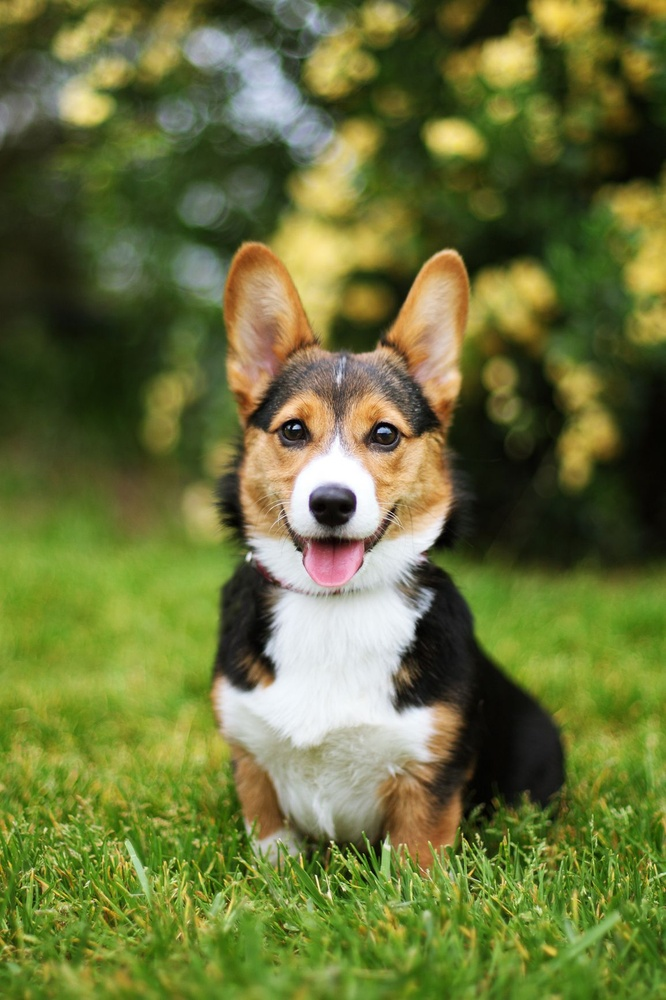
#> input picture dog.jpg, 666 x 1000 px, shrunk from 1155 x 1733 before the run, found by its file name
$ jupyter execute prac-02.ipynb
#> lines starting #> are read from the running program, lines starting #| are printed output that depends on the picture
[cell 1]
import numpy as np
import cv2
import matplotlib.pyplot as plt

[cell 2]
image = cv2.imread("dog.jpg", cv2.IMREAD_GRAYSCALE)
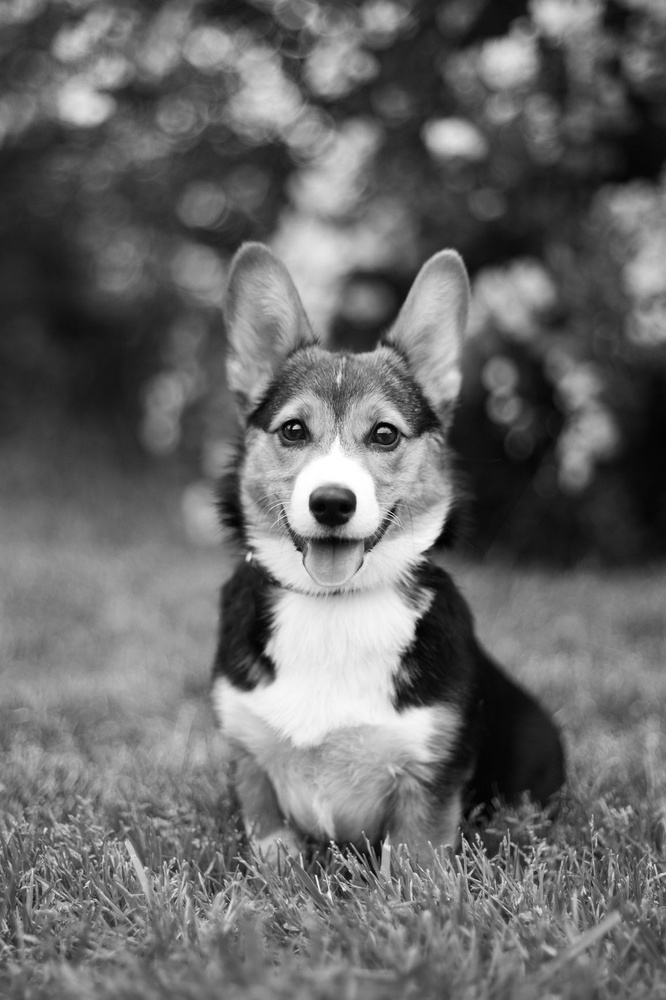
#> image: shape (1000, 666); min 0, max 255, mean 105.1
plt.imshow(image, cmap="gray")
plt.show()

[cell 3]
def add_salt_pepper_noise(image, probability=0.3):
#> called with probability = 0.5
    noisy = image.copy()

    random = np.random.rand(*image.shape)

    noisy[random < probability / 2] = 0      # Pepper noise
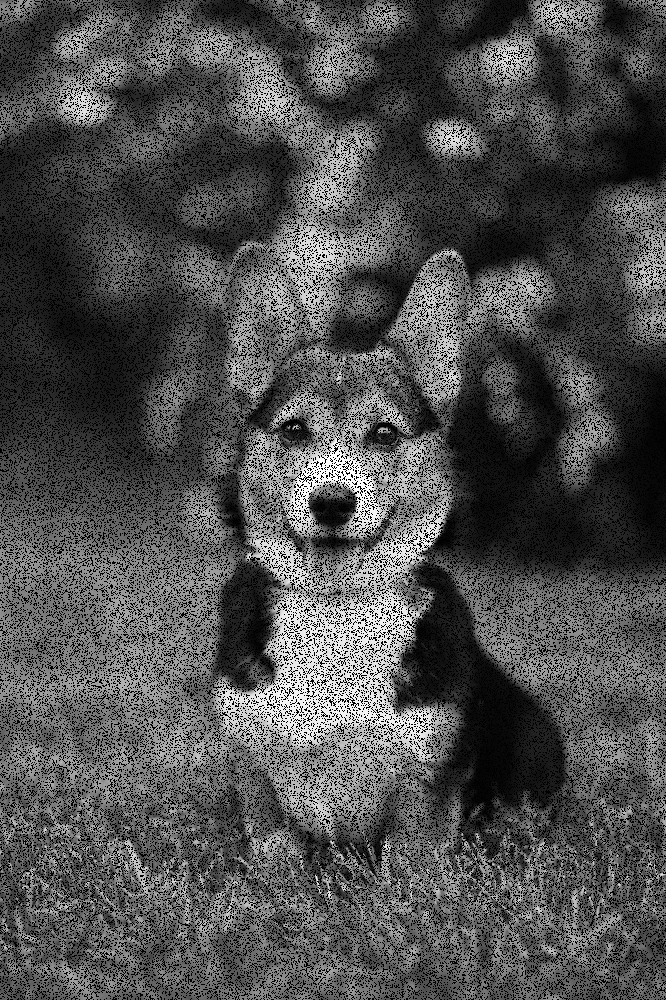
#> noisy: shape (1000, 666); min 0, max 255, mean 78.8
    noisy[random > 1 - probability / 2] = 255  # Salt noise
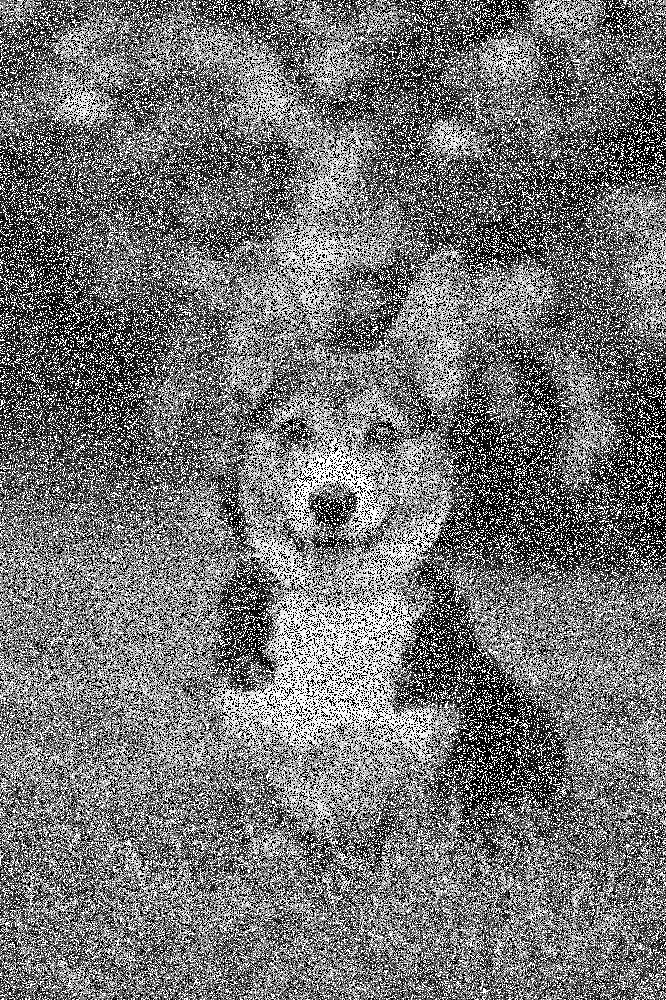
#> noisy: shape (1000, 666); min 0, max 255, mean 116.3

    return noisy
